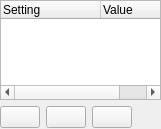
             <widget class="QWidget" name="scrollAreaWidgetContents_7">
              <property name="geometry">
               <rect>
                <x>0</x>
                <y>0</y>
                <width>161</width>
                <height>129</height>
               </rect>
              </property>
              <layout class="QVBoxLayout" name="verticalLayout_23">
               <property name="leftMargin">
                <number>0</number>
               </property>
               <property name="topMargin">
                <number>0</number>
               </property>
               <property name="rightMargin">
                <number>0</number>
               </property>
               <property name="bottomMargin">
                <number>0</number>
               </property>
               <item>
                <widget class="QTreeWidget" name="mJoinTreeWidget">
                 <property name="alternatingRowColors">
                  <bool>true</bool>
                 </property>
                 <property name="selectionMode">
                  <enum>QAbstractItemView::SelectionMode::NoSelection</enum>
                 </property>
                 <property name="columnCount">
                  <number>2</number>
                 </property>
                 <column>
                  <property name="text">
                   <string>Setting</string>
                  </property>
                 </column>
                 <column>
                  <property name="text">
                   <string>Value</string>
                  </property>
                 </column>
                </widget>
               </item>
               <item>
                <layout class="QHBoxLayout" name="horizontalLayout">
                 <item>
                  <widget class="QPushButton" name="mButtonAddJoin">
                   <property name="toolTip">
                    <string>Add new join</string>
                   </property>
                   <property name="text">
                    <string/>
                   </property>
                   <property name="icon">
                    <iconset resource="../../images/images.qrc">
                     <normaloff>:/images/themes/default/symbologyAdd.svg</normaloff>:/images/themes/default/symbologyAdd.svg</iconset>
                   </property>
                  </widget>
                 </item>
                 <item>
                  <widget class="QPushButton" name="mButtonRemoveJoin">
                   <property name="toolTip">
                    <string>Remove selected join</string>
                   </property>
                   <property name="text">
                    <string/>
                   </property>
                   <property name="icon">
                    <iconset resource="../../images/images.qrc">
                     <normaloff>:/images/themes/default/symbologyRemove.svg</normaloff>:/images/themes/default/symbologyRemove.svg</iconset>
                   </property>
                  </widget>
                 </item>
                 <item>
                  <widget class="QPushButton" name="mButtonEditJoin">
                   <property name="toolTip">
                    <string>Edit selected join</string>
                   </property>
                   <property name="text">
                    <string/>
                   </property>
                   <property name="icon">
                    <iconset resource="../../images/images.qrc">
                     <normaloff>:/images/themes/default/mActionToggleEditing.svg</normaloff>:/images/themes/default/mActionToggleEditing.svg</iconset>
                   </property>
                  </widget>
                 </item>
                 <item>
                  <spacer name="horizontalSpacer">
                   <property name="orientation">
                    <enum>Qt::Orientation::Horizontal</enum>
                   </property>
                   <property name="sizeHint" stdset="0">
                    <size>
                     <width>0</width>
                     <height>23</height>
                    </size>
                   </property>
                  </spacer>
                 </item>
                </layout>
               </item>
              </layout>
             </widget>
